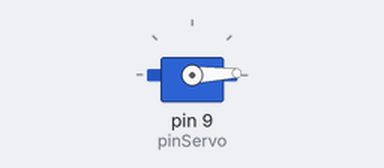
The sketch below on a simulated Arduino Uno, built with avr-gcc and run on an emulated ATmega328P. On the bench: servo.

Above: at 0.05 s.
At 1.75 s:
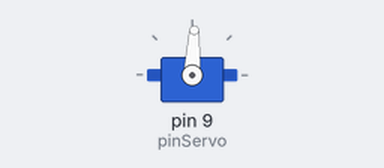
At 3.45 s:
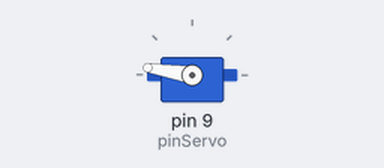
At 6.9 s:
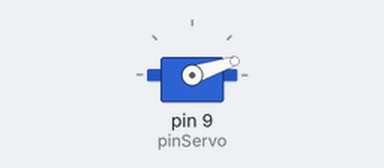
Timing chart, 0 to 9.4 s (numbered marks = the images above):
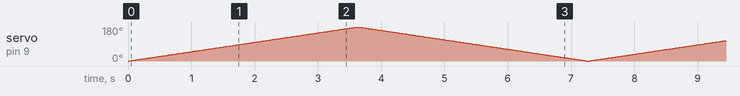

The sketch:

servo_configuration.ino
```cpp
#include <Servo.h>

//create object of type servo
Servo myservo;

int pinServo = 9; //signal pin of the servo

void setup(){
    //attach pin number where servo is connected
    myservo.attach(pinServo); //attach is a function of servo
}

void loop(){
    //incrementing the angle from
    for(int pos = 0; pos <=180; pos++)
    {

      myservo.write(pos);
      delay(20);

    }

    for(int pos = 180; pos >= 0; pos--)
    {

      myservo.write(pos);
      delay(20);

    }

}
```
